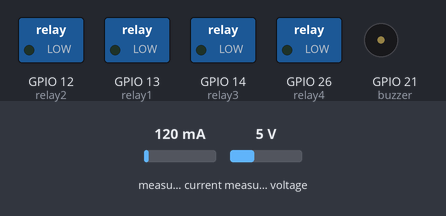
Simulated run of this sketch. Board: ESP32. Parts: switched loads named in the sketch (green lamp = pin HIGH), buzzer (waves = sounding, pin HIGH). Inputs (shaded band) come from the test bench; at power-on: measured current 120 mA, measured voltage 5 V. WiFi joins after 1.5 s; servers stay silent unless stated; uploads are accepted with an empty reply; what the sketch prints to the serial monitor is not drawn.

Above: at 2.7 s.
2.8 s: measured current set to 140 mA
5.9 s: measured current set to 160 mA
At 7.7 s:
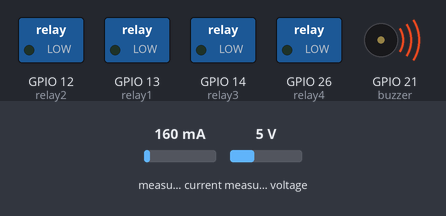
8.4 s: measured current set to 40 mA
At 9.8 s:
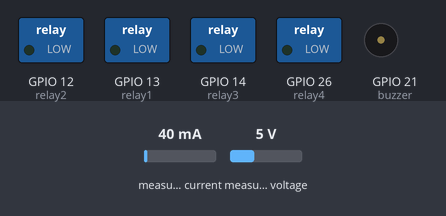
10.5 s: measured current set to 500 mA
At 11.8 s:
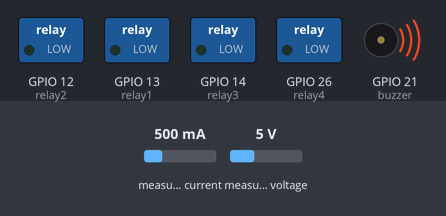
Timing chart, 0 to 13.5 s (numbered marks = the images above; inputs shaded):
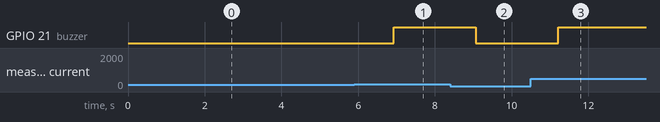

Measured:
- the behaviour switches between 146 and 147 mA on measured current (found by bisection; images 0 and 1)
- after the input at 2.8 s, every drawn part: stays the same
- after the input at 5.9 s, GPIO 21 (buzzer): LOW → HIGH after 1.0 s
- after the input at 8.4 s, GPIO 21 (buzzer): HIGH → LOW after 0.67 s
- after the input at 10.5 s, GPIO 21 (buzzer): LOW → HIGH after 0.71 s

The sketch:

Integrasi.ino
```cpp
#include <WiFi.h>
#include <WiFiClient.h>
#include <HTTPClient.h>
#include <PZEM004Tv30.h>
#define PZEM_SERIAL Serial2

PZEM004Tv30 pzem(PZEM_SERIAL, 16, 17);

#define relay1 13
#define relay2 12
#define relay3 14
#define relay4 26
#define buzzer 21  // Buzzer pin

//SSID and Password of your WiFi router
const char* ssid = "sayang";
const char* password = "12345678";

//IP Address Server yang terpasang XAMPP
const char *host = "192.168.3.166";

String url;

void setup(void){
  Serial.begin(115200);

  WiFi.mode(WIFI_STA);
  WiFi.begin(ssid, password);
  Serial.println("");

  //Onboard LED port Direction output
  pinMode(relay1, OUTPUT);
  pinMode(relay2, OUTPUT);
  pinMode(relay3, OUTPUT);
  pinMode(relay4, OUTPUT);
  pinMode(buzzer, OUTPUT);

  //Power on LED state off
  digitalWrite(relay1, LOW);
  digitalWrite(relay2, LOW);
  digitalWrite(relay3, LOW);
  digitalWrite(relay4, LOW);

  // Wait for connection
  Serial.print("Connecting");
  while (WiFi.status() != WL_CONNECTED) {
    delay(500);
    Serial.print(".");
  }

  //If connection successful show IP address in serial monitor
  Serial.println("");
  Serial.print("Connected to ");
  Serial.println(ssid);
  Serial.print("IP address: ");
  Serial.println(WiFi.localIP());  //IP address assigned to your ESP
}

void loop() {
  WiFiClient client;
  const int httpPort = 80;
  if (!client.connect(host, httpPort)) {
    Serial.println("connection failed");
    return;
  }
  // Mengirimkan ke alamat host dengan port 80 -----------------------------------
  //Relay1
  String LinkRelay;
  HTTPClient httpRelay;
  LinkRelay = ("http://" +String(host)+"/coba-PA/bcrelay1.php");
  httpRelay.begin(LinkRelay);
  httpRelay.GET();
  //Baca respon
  String responseRelay = httpRelay.getString();
  Serial.print(responseRelay);
  httpRelay.end();
  digitalWrite(relay1, responseRelay.toInt());

  //Relay2
  String LinkRelay2;
  HTTPClient httpRelay2;
  LinkRelay2 = ("http://" +String(host)+"/coba-PA/bcrelay2.php");
  httpRelay2.begin(LinkRelay2);
  httpRelay2.GET();
  //Baca respon
  String responseRelay2 = httpRelay2.getString();
  Serial.print(responseRelay2);
  httpRelay2.end();
  digitalWrite(relay2, responseRelay2.toInt());

  //Relay3
  String LinkRelay3;
  HTTPClient httpRelay3;
  LinkRelay3 = ("http://" +String(host)+"/coba-PA/bcrelay3.php");
  httpRelay3.begin(LinkRelay3);
  httpRelay3.GET();
  //Baca respon
  String responseRelay3 = httpRelay3.getString();
  Serial.print(responseRelay3);
  httpRelay3.end();
  digitalWrite(relay3, responseRelay3.toInt());

  //Relay4
  String LinkRelay4;
  HTTPClient httpRelay4;
  LinkRelay4 = ("http://" +String(host)+"/coba-PA/bcrelay4.php");
  httpRelay4.begin(LinkRelay4);
  httpRelay4.GET();
  //Baca respon
  String responseRelay4 = httpRelay4.getString();
  Serial.print(responseRelay4);
  httpRelay4.end();
  digitalWrite(relay4, responseRelay4.toInt());

  // PZEM -------------------------------------------------------
  float Voltage = pzem.voltage();
  float Current = pzem.current();
  float Power = pzem.power();
  float Energy = pzem.energy();
  float Frequency = pzem.frequency();
  float powerf = pzem.pf();
   if(isnan(Voltage)){
        Serial.println("Error reading voltage");
    } else if (isnan(Current)) {
        Serial.println("Error reading current");
    } else if (isnan(Power)) {
        Serial.println("Error reading power");
    } else if (isnan(Energy)) {
        Serial.println("Error reading energy");
    } else if (isnan(Frequency)) {
        Serial.println("Error reading frequency");
    } else if (isnan(powerf)) {
        Serial.println("Error reading power factor");
    } else {

        // Print the values to the Serial console
        Serial.print("Voltage: ");      Serial.print(Voltage);      Serial.println("V");
        Serial.print("Current: ");      Serial.print(Current);      Serial.println("A");
        Serial.print("Power: ");        Serial.print(Power);        Serial.println("W");
        Serial.print("Energy: ");       Serial.print(Energy,3);     Serial.println("kWh");
        Serial.print("Frequency: ");    Serial.print(Frequency, 1); Serial.println("Hz");
        Serial.print("PF: ");           Serial.println(powerf);
    }

  Serial.print("connecting to ");
  Serial.println(host);

    // This will send the request to the server
  client.print(String("GET http://" +String(host)+"/coba-PA/koneksi.php?") +
               ("&Voltage=") + Voltage +
               ("&Current=") + Current +
               ("&Power=") + Power +
               ("&Energy=") + Energy +
               ("&Frequency=") + Frequency +
               ("&powerf=") + powerf +
               " HTTP/1.1\r\n" +
               "Host: " + host + "\r\n" +
               "Connection: close\r\n\r\n");
  unsigned long timeout = millis();
  while (client.available() == 0) {
    if (millis() - timeout > 1000) {
      Serial.println(">>> Client Timeout !");
      client.stop();
      return;
    }
  }

//buzzer
if(Power >= 32){
  digitalWrite(buzzer, HIGH);
}else {
  digitalWrite(buzzer, LOW);
}

// Read all the lines of the reply from server and print them to Serial
  while (client.available()) {
    String line = client.readStringUntil('\r');
    Serial.print(line);
  Serial.println();
  Serial.println("closing connection");
  }
}
```
